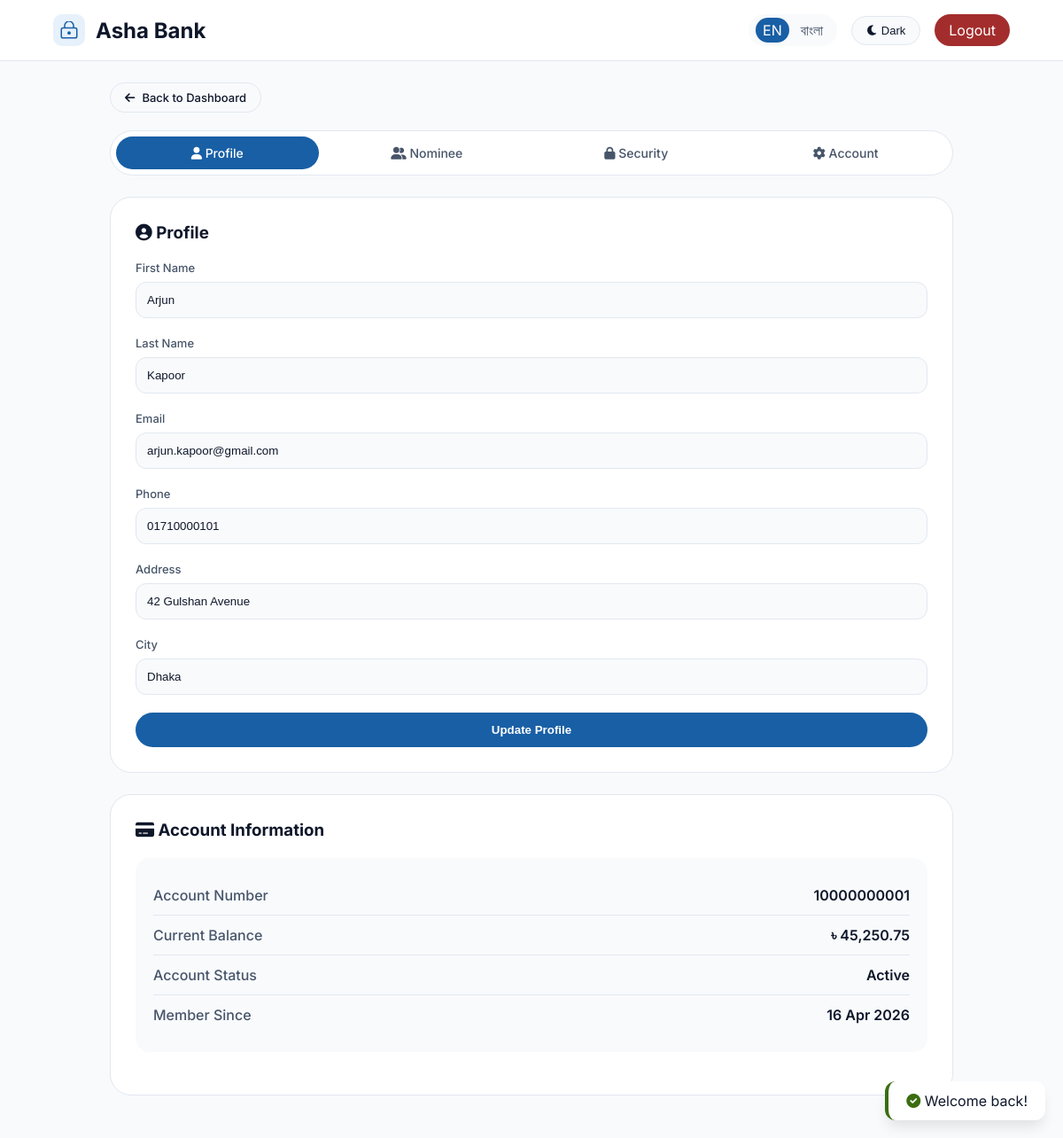
Screenshot of /profile.php (signed in) with the database file from the repository.
### tables this page shows
CREATE TABLE ACCOUNT (
    AccountNumber    BIGINT PRIMARY KEY,
    ProductID        INT NOT NULL,
    CustomerID       INT NOT NULL,
    BranchID         INT NOT NULL,
    OpeningDate      DATE NOT NULL,
    AvailableBalance DECIMAL(15,2) DEFAULT 0.00,
    AccountStatus    ENUM('Active','Dormant','Closed','Frozen') DEFAULT 'Active',
    FOREIGN KEY (ProductID)   REFERENCES ACCOUNTPRODUCT(ProductID),
    FOREIGN KEY (CustomerID)  REFERENCES CUSTOMER(CustomerID),
    FOREIGN KEY (BranchID)    REFERENCES BRANCH(BranchID)
);

CREATE TABLE CUSTOMER (
    CustomerID            INT AUTO_INCREMENT PRIMARY KEY,
    FirstName             VARCHAR(100) NOT NULL,
    LastName              VARCHAR(100) NOT NULL,
    DateOfBirth           DATE,
    Gender                ENUM('Male','Female','Other'),
    Email                 VARCHAR(150) UNIQUE,
    Phone                 VARCHAR(20),
    Address               VARCHAR(255),
    City                  VARCHAR(100),
    NationalID            VARCHAR(50) UNIQUE,
    CustomerCategoryID    INT DEFAULT 1,
    PrimaryBranchID       INT DEFAULT 1,
    RelationshipManagerID INT,
    CreatedAt             DATETIME DEFAULT CURRENT_TIMESTAMP,
    IsActive              TINYINT(1) DEFAULT 1,
    FOREIGN KEY (CustomerCategoryID)    REFERENCES CUSTOMERCATEGORY(CategoryID),
    FOREIGN KEY (PrimaryBranchID)       REFERENCES BRANCH(BranchID),
    FOREIGN KEY (RelationshipManagerID) REFERENCES EMPLOYEE(EmployeeID)
);

### config/language.php (called while the page is built, shortened)
<?php
function __($key) {
    global $lang;
    $current_lang = $_SESSION['language'] ?? 'en';
    return $lang[$current_lang][$key] ?? $key;
}
function current_lang() {
    return $_SESSION['language'] ?? 'en';
}
?>

### config/db.php (called while the page is built, shortened)
<?php
function formatBDT($amount) {
    return '৳ ' . number_format($amount, 2);
}
function getToast() {
    if (isset($_SESSION['toast'])) {
        $toast = $_SESSION['toast'];
        return $toast;
    }
    return null;
}
?>

### profile.php (the view, shortened to what this page needs)
<?php
require_once 'config/db.php';
require_once 'config/language.php';
$userId = $_SESSION['user_id'];
$stmt = $pdo->prepare("SELECT c.*, a.AccountNumber, a.AvailableBalance, a.AccountStatus
                       FROM CUSTOMER c
                       LEFT JOIN ACCOUNT a ON c.CustomerID = a.CustomerID
                       WHERE c.CustomerID = ?");
$stmt->execute([$userId]);
$userData = $stmt->fetch();
$tab = $_GET['tab'] ?? 'profile';
?>
<!DOCTYPE html>
<html lang="<?= current_lang() ?>">
<head>
    <link rel="stylesheet" href="https://cdnjs.cloudflare.com/ajax/libs/font-awesome/6.0.0-beta3/css/all.min.css">
</head>
<body>
    <nav class="navbar">
        <div class="logo">
            <div class="logo-icon">
                <svg width="20" height="20" viewBox="0 0 16 16" fill="none">
                    <rect x="1" y="6" width="14" height="9" rx="1.5" fill="none" stroke="var(--accent)" stroke-width="1.2"/>
                    <path d="M4 6V4a4 4 0 0 1 8 0v2" stroke="var(--accent)" stroke-width="1.2"/>
                    <circle cx="8" cy="10.5" r="1.5" fill="var(--accent)"/>
                </svg>
            </div>
            <h2>Asha Bank</h2>
        </div>
        <div class="navbar-right">
            <div class="language-switcher" style="display: flex; gap: 5px; background: var(--bg-secondary); padding: 4px 8px; border-radius: 40px;">
                <a href="?lang=en" style="text-decoration: none; padding: 4px 8px; border-radius: 30px; <?= (current_lang() == 'en') ? 'background: var(--accent); color: white;' : 'color: var(--text-secondary);' ?>">EN</a>
                <a href="?lang=bn" style="text-decoration: none; padding: 4px 8px; border-radius: 30px; <?= (current_lang() == 'bn') ? 'background: var(--accent); color: white;' : 'color: var(--text-secondary);' ?>">বাংলা</a>
            </div>
            <button class="theme-toggle" id="themeToggle"><i class="fas fa-moon"></i> Dark</button>
            <a href="logout.php" style="background: var(--danger); color: white; padding: 8px 16px; border-radius: 40px; text-decoration: none;"><?= __('logout') ?></a>
        </div>
    </nav>
    <div class="container">
        <div class="back-button-container">
            <a href="dashboard.php" class="back-button"><i class="fas fa-arrow-left"></i> <?= __('back_to_dashboard') ?></a>
        </div>
        <div class="tabs">
            <div class="tab <?= $tab == 'profile' ? 'active' : '' ?>" data-tab="profile"><i class="fas fa-user"></i> <?= __('profile') ?></div>
            <div class="tab <?= $tab == 'nominee' ? 'active' : '' ?>" data-tab="nominee"><i class="fas fa-user-friends"></i> <?= __('nominee') ?></div>
            <div class="tab <?= $tab == 'security' ? 'active' : '' ?>" data-tab="security"><i class="fas fa-lock"></i> Security</div>
            <div class="tab <?= $tab == 'account' ? 'active' : '' ?>" data-tab="account"><i class="fas fa-cog"></i> Account</div>
        </div>
        <div id="profileTab" class="tab-content <?= $tab == 'profile' ? 'active' : '' ?>">
            <div class="glass-card">
                <h3 style="margin-bottom: 20px;"><i class="fas fa-user-circle"></i> <?= __('profile') ?></h3>
                <form method="POST">
                    <div class="form-group">
                        <label>First Name</label>
                        <input type="text" name="first_name" value="<?= htmlspecialchars($userData['FirstName'] ?? '') ?>" required>
                    </div>
                    <div class="form-group">
                        <label>Last Name</label>
                        <input type="text" name="last_name" value="<?= htmlspecialchars($userData['LastName'] ?? '') ?>" required>
                    </div>
                    <div class="form-group">
                        <label>Email</label>
                        <input type="email" name="email" value="<?= htmlspecialchars($userData['Email'] ?? '') ?>" required>
                    </div>
                    <div class="form-group">
                        <label>Phone</label>
                        <input type="tel" name="phone" value="<?= htmlspecialchars($userData['Phone'] ?? '') ?>" required>
                    </div>
                    <div class="form-group">
                        <label>Address</label>
                        <input type="text" name="address" value="<?= htmlspecialchars($userData['Address'] ?? '') ?>">
                    </div>
                    <div class="form-group">
                        <label>City</label>
                        <input type="text" name="city" value="<?= htmlspecialchars($userData['City'] ?? '') ?>">
                    </div>
                    <button type="submit" name="update_profile" class="btn btn-primary"><?= __('update_profile') ?></button>
                </form>
            </div>
            <div class="glass-card">
                <h3 style="margin-bottom: 20px;"><i class="fas fa-credit-card"></i> Account Information</h3>
                <div class="info-box">
                    <div class="info-row"><span class="info-label">Account Number</span><span class="info-value"><?= htmlspecialchars($userData['AccountNumber'] ?? 'N/A') ?></span></div>
                    <div class="info-row"><span class="info-label">Current Balance</span><span class="info-value"><?= formatBDT($userData['AvailableBalance'] ?? 0) ?></span></div>
                    <div class="info-row"><span class="info-label">Account Status</span><span class="info-value"><?= htmlspecialchars($userData['AccountStatus'] ?? 'Active') ?></span></div>
                    <div class="info-row"><span class="info-label">Member Since</span><span class="info-value"><?= date('d M Y', strtotime($userData['CreatedAt'] ?? 'now')) ?></span></div>
                </div>
            </div>
        </div>
    </div>
    <div id="toastContainer">
        <?php $toast = getToast(); if($toast): ?>
            <div style="position: fixed; bottom: 20px; right: 20px; background: var(--bg-primary); border-left: 4px solid var(--success); padding: 12px 20px; border-radius: 12px; box-shadow: var(--shadow-lg); z-index: 1000;">
                <i class="fas fa-check-circle" style="color: var(--success);"></i> <?= htmlspecialchars($toast['message']) ?>
            </div>
        <?php endif; ?>
    </div>
</body>
</html>

### profile.php (style rules this page uses)
* { margin: 0; padding: 0; box-sizing: border-box; }
:root { --font-sans: 'Inter', sans-serif; --bg-primary: #FFFFFF; --bg-secondary: #F8FAFC; --text-primary: #0F172A; --text-secondary: #475569; --text-tertiary: #94A3B8; --border-color: #E2E8F0; --accent: #185FA5; --accent-dark: #0C447C; --accent-bg: #E6F1FB; --accent-text: #0C447C; --success: #3B6D11; --success-bg: #EAF3DE; --danger: #A32D2D; --danger-bg: #FCEBEB; --warning: #BA7517; --shadow-md: 0 4px 6px -1px rgba(0, 0, 0, 0.1); --shadow-lg: 0 10px 15px -3px rgba(0, 0, 0, 0.1); }
body { font-family: var(--font-sans); background: var(--bg-secondary); color: var(--text-primary); transition: all 0.3s ease; }
.navbar { background: var(--bg-primary); border-bottom: 1px solid var(--border-color); padding: 16px 5%; display: flex; justify-content: space-between; align-items: center; flex-wrap: wrap; gap: 12px; }
.logo { display: flex; align-items: center; gap: 12px; }
.logo-icon { width: 36px; height: 36px; background: var(--accent-bg); border-radius: 10px; display: flex; align-items: center; justify-content: center; }
.navbar-right { display: flex; align-items: center; gap: 16px; flex-wrap: wrap; }
.back-button { display: inline-flex; align-items: center; gap: 8px; background: var(--bg-secondary); border: 1px solid var(--border-color); border-radius: 40px; padding: 8px 16px; text-decoration: none; color: var(--text-primary); font-size: 13px; font-weight: 500; transition: all 0.2s; margin-bottom: 20px; }
.theme-toggle { background: var(--bg-secondary); border: 1px solid var(--border-color); border-radius: 40px; padding: 8px 16px; cursor: pointer; font-size: 13px; transition: all 0.2s; color: var(--text-primary); }
.container { max-width: 1000px; margin: 0 auto; padding: 24px; }
.tabs { display: flex; gap: 8px; background: var(--bg-primary); border: 1px solid var(--border-color); border-radius: 60px; padding: 6px; margin-bottom: 24px; }
.tab { flex: 1; text-align: center; padding: 10px; border-radius: 40px; cursor: pointer; transition: all 0.2s; font-weight: 500; font-size: 14px; color: var(--text-secondary); }
.tab.active { background: var(--accent); color: white; }
.tab-content { display: none; }
.tab-content.active { display: block; }
.glass-card { background: var(--bg-primary); border: 1px solid var(--border-color); border-radius: 24px; padding: 28px; margin-bottom: 24px; }
.form-group { margin-bottom: 20px; }
.form-group label { display: block; margin-bottom: 8px; font-weight: 500; font-size: 13px; color: var(--text-secondary); }
.form-group input { width: 100%; padding: 12px; border: 1px solid var(--border-color); border-radius: 12px; background: var(--bg-secondary); color: var(--text-primary); outline: none; }
.btn { padding: 12px 24px; border-radius: 40px; border: none; font-weight: 600; cursor: pointer; transition: all 0.2s; background: var(--accent); color: white; }
.btn-primary { background: var(--accent); color: white; width: 100%; }
.info-box { background: var(--bg-secondary); border-radius: 16px; padding: 20px; margin-bottom: 20px; }
.info-row { display: flex; justify-content: space-between; padding: 12px 0; border-bottom: 1px solid var(--border-color); }
.info-row:last-child { border-bottom: none; }
.info-label { font-weight: 500; color: var(--text-secondary); }
.info-value { font-weight: 600; color: var(--text-primary); }

### rows the page displays
account: first_name "Arjun", last_name "Kapoor", email "arjun.kapoor@gmail.com", phone "01710000101", address "42 Gulshan Avenue", city "Dhaka", AccountNumber "10000000001", AvailableBalance "৳ 45,250.75", AccountStatus "Active", CustomerID.CreatedAt "16 Apr 2026"

### other values shown
__('logout') "Logout"
__('back_to_dashboard') "Back to Dashboard"
__('profile') "Profile"
__('nominee') "Nominee"
__('update_profile') "Update Profile"
$toast['message'] "Welcome back!"
